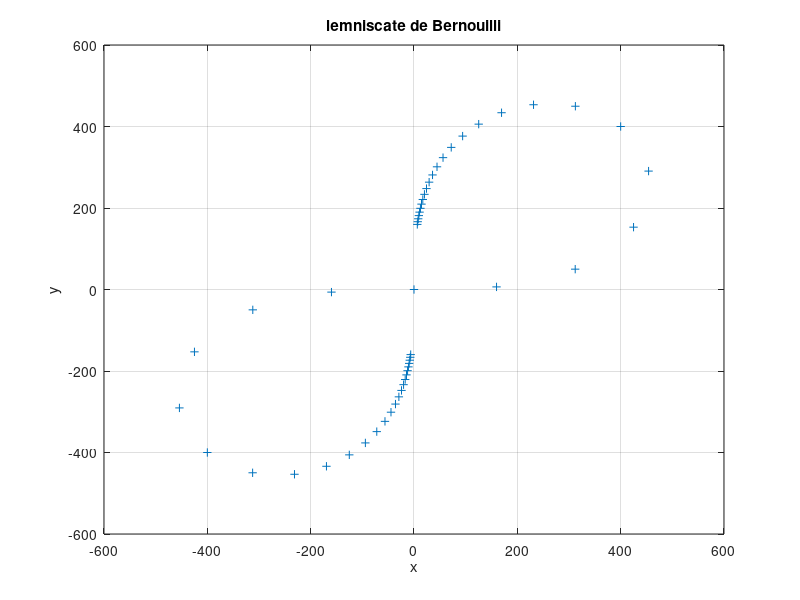

Recreate this plot in MATLAB.
close all
time=-200:0.001:200;
%DEMI_GRAND_AXE=50;
Xpos=[0 0];
DEMI_GRAND_AXE=500;
%           DEMI_PETIT_AXE=250;
%           xRef=Xpos(1) - DEMI_GRAND_AXE + DEMI_GRAND_AXE*cos(time;
%           yRef=Xpos(2) + DEMI_PETIT_AXE*sin(time;
       
% xRef=Xpos(1)*ones(1,length(time)) + DEMI_GRAND_AXE*sin(time)./(ones(1,length(time))+cos(time).^2);
%           yRef=Xpos(2)*ones(1,length(time)) + DEMI_GRAND_AXE*sin(2*time).*cos(time)./(ones(1,length(time))+cos(time).^2);
%          figure();
%           plot(xRef,yRef)
%          
         %mod
         t=-5:0.2:5;
x=Xpos(1)*ones(1,length(t))+(2*t)./(1+t.^4)*400;
y=Xpos(2)*ones(1,length(t))+(2*t.^3)./(1+t.^4)*400;
x=-x;
y=-y;
figure();
plot(x,y,'+')
title('lemniscate de Bernouilli')
xlabel('x')
ylabel('y')
grid on
tVol=7;
time=0:00.1:tVol;
if(time<tVol/2)
              xRef=Xpos(1) + 400*(2*time)./(1+time.^4);
              yRef=Xpos(2) + 400*(2*time.^3)./(1+time.^4);
          else
              time=-(tVol/2-time);
              xRef=Xpos(1) + 400*(2*time)./(1+time.^4);
              yRef=Xpos(2) + 400*(2*time.^3)./(1+time.^4);
          end
              xRef=-xRef;
              yRef=-yRef;


